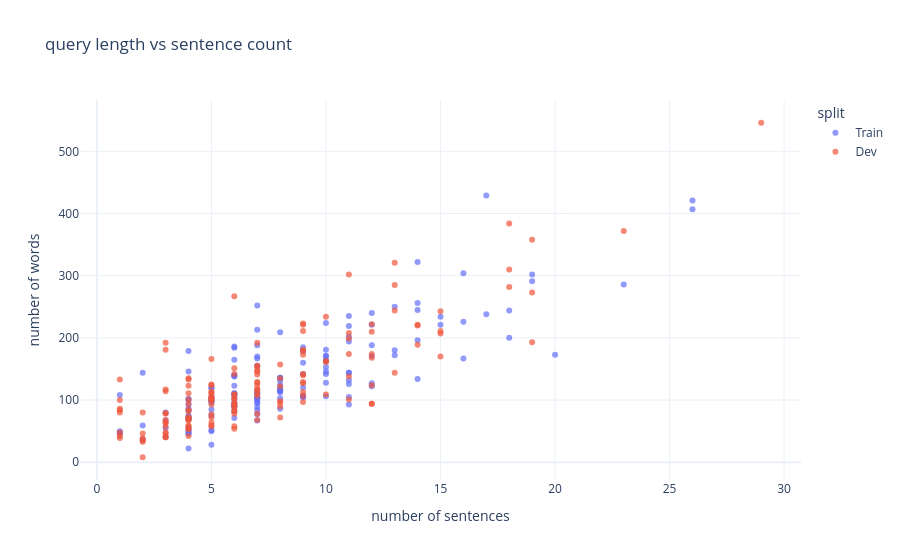

Here is the notebook cell this chart was saved with:
### Code cell
import plotly.express as px
import plotly.io as pio

df_train_plot = df_train.copy()
df_train_plot['split'] = 'Train'
df_dev_plot = df_dev.copy()
df_dev_plot['split'] = 'Dev'
df_combined = pd.concat([df_train_plot, df_dev_plot], ignore_index=True)

fig = px.scatter(
    df_combined,
    x='num_sentences',
    y='num_words',
    color='split',
    hover_data=['title', 'num_words', 'num_sentences'],
    title = 'query length vs sentence count',
    labels={
        'num_sentences': 'number of sentences',
        'num_words': 'number of words',
        'split': 'split'
    },
    template='plotly_white',
    opacity=0.7
)

fig.show()

pio.write_image(fig, os.path.join(figures_dir, 'scatter.pdf'))
pio.write_image(fig, os.path.join(figures_dir, 'scatter.svg'))
print("saved")

### Figure 1 — Plotly figure (JSON) as saved in the notebook; plotly's stock layout.template omitted (floating-point values rounded to 4 significant figures; data arrays with more than 128 entries replaced by an {"elided": "..."} marker saying what was removed)
{"data": [{"customdata": {"elided": "150x1 str values"}, "hovertemplate": "split=Train<br>number of sentences=%{x}<br>number of words=%{y}<br>title=%{customdata[0]}<extra></extra>", "legendgroup": "Train", "marker": {"color": "#636efa", "opacity": 0.7, "symbol": "circle"}, "mode": "markers", "name": "Train", "orientation": "v", "showlegend": true, "type": "scatter", "x": {"elided": "150 int values"}, "xaxis": "x", "y": {"elided": "150 int values"}, "yaxis": "y"}, {"customdata": {"elided": "150x1 str values"}, "hovertemplate": "split=Dev<br>number of sentences=%{x}<br>number of words=%{y}<br>title=%{customdata[0]}<extra></extra>", "legendgroup": "Dev", "marker": {"color": "#EF553B", "opacity": 0.7, "symbol": "circle"}, "mode": "markers", "name": "Dev", "orientation": "v", "showlegend": true, "type": "scatter", "x": {"elided": "150 int values"}, "xaxis": "x", "y": {"elided": "150 int values"}, "yaxis": "y"}], "layout": {"legend": {"title": {"text": "split"}, "tracegroupgap": 0}, "title": {"text": "query length vs sentence count"}, "xaxis": {"anchor": "y", "domain": [0, 1], "title": {"text": "number of sentences"}}, "yaxis": {"anchor": "x", "domain": [0, 1], "title": {"text": "number of words"}}}}
